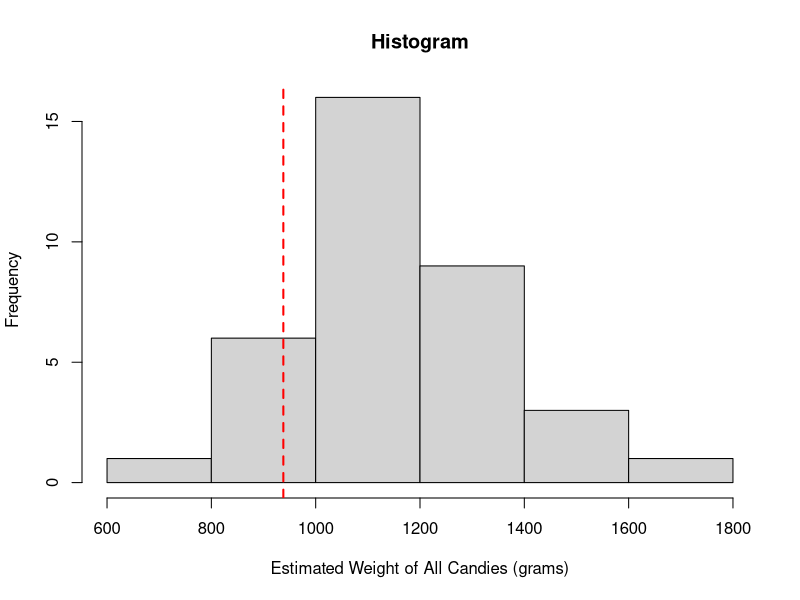

This chart was generated by the following R code:
setwd("~/Dropbox/Econ103/Slides/R Scripts")

candy <- read.csv("candy_experiment_Spring2013.csv", header = FALSE)
candy <- candy * 20
candy <- as.vector(candy[,1])

#In class, the scale read 938 grams
actual <- 938

hist(candy, main = 'Histogram', xlab = 'Estimated Weight of All Candies (grams)')
abline(v = actual, col = 'red', lty = 2, lwd = 2)
mean(candy)
sd(candy)
length(candy)

sum(candy > actual)
sum(candy < actual)
sum(candy == actual)
sum(candy > actual)/length(candy)


bias <- mean(candy) - actual
var(candy)

bias
var(candy)
MSE <- bias^2 + var(candy)
MSE

round(bias)
round(var(candy))

#Actual Distribution:
#20 fun size Snickers - largest size
#30 Reese's cups - medium size
#50 Tootsie Rolls - smallest size




